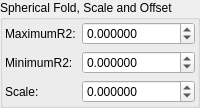
    <widget class="QGroupBox" name="groupBox_4">
     <property name="title">
      <string>Spherical Fold, Scale and Offset</string>
     </property>
     <layout class="QVBoxLayout" name="verticalLayout_10">
      <property name="leftMargin">
       <number>2</number>
      </property>
      <property name="topMargin">
       <number>2</number>
      </property>
      <property name="rightMargin">
       <number>2</number>
      </property>
      <property name="bottomMargin">
       <number>2</number>
      </property>
      <item>
       <layout class="QGridLayout" name="gridLayout" columnstretch="0,1">
        <item row="2" column="1">
         <widget class="MyDoubleSpinBox" name="spinbox_transf_scale_015">
          <property name="sizePolicy">
           <sizepolicy hsizetype="Minimum" vsizetype="Maximum">
            <horstretch>0</horstretch>
            <verstretch>0</verstretch>
           </sizepolicy>
          </property>
          <property name="prefix">
           <string/>
          </property>
          <property name="suffix">
           <string/>
          </property>
          <property name="decimals">
           <number>6</number>
          </property>
          <property name="minimum">
           <double>-99.989999999999995</double>
          </property>
          <property name="maximum">
           <double>99.989999999999995</double>
          </property>
          <property name="singleStep">
           <double>0.100000000000000</double>
          </property>
         </widget>
        </item>
        <item row="0" column="1">
         <widget class="MyDoubleSpinBox" name="spinbox_transf_maxR2_1">
          <property name="sizePolicy">
           <sizepolicy hsizetype="Minimum" vsizetype="Maximum">
            <horstretch>0</horstretch>
            <verstretch>0</verstretch>
           </sizepolicy>
          </property>
          <property name="prefix">
           <string/>
          </property>
          <property name="suffix">
           <string/>
          </property>
          <property name="decimals">
           <number>6</number>
          </property>
          <property name="minimum">
           <double>-99.989999999999995</double>
          </property>
          <property name="maximum">
           <double>99.989999999999995</double>
          </property>
          <property name="singleStep">
           <double>0.100000000000000</double>
          </property>
         </widget>
        </item>
        <item row="0" column="0">
         <widget class="QLabel" name="label_48">
          <property name="text">
           <string>MaximumR2:</string>
          </property>
         </widget>
        </item>
        <item row="1" column="0">
         <widget class="QLabel" name="label_167">
          <property name="text">
           <string>MinimumR2:</string>
          </property>
         </widget>
        </item>
        <item row="1" column="1">
         <widget class="MyDoubleSpinBox" name="spinbox_transf_minR2_p25">
          <property name="sizePolicy">
           <sizepolicy hsizetype="Minimum" vsizetype="Maximum">
            <horstretch>0</horstretch>
            <verstretch>0</verstretch>
           </sizepolicy>
          </property>
          <property name="prefix">
           <string/>
          </property>
          <property name="suffix">
           <string/>
          </property>
          <property name="decimals">
           <number>6</number>
          </property>
          <property name="minimum">
           <double>-99.989999999999995</double>
          </property>
          <property name="maximum">
           <double>99.989999999999995</double>
          </property>
          <property name="singleStep">
           <double>0.100000000000000</double>
          </property>
         </widget>
        </item>
        <item row="2" column="0">
         <widget class="QLabel" name="label_171">
          <property name="text">
           <string>Scale:</string>
          </property>
         </widget>
        </item>
       </layout>
      </item>
     </layout>
    </widget>
